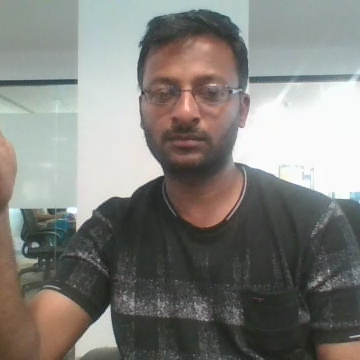
#> input picture train/WIN_20180907_15_38_17_Pro_Left Swipe_new_Left Swipe_new/WIN_20180907_15_38_17_Pro_00045.png, 360 x 360 px, found by its file name; its folder holds only this picture in this run
$ jupyter execute --allow-errors Final_Ges_rec.ipynb   (older library calls are emulated)
#> lines starting #> are read from the running program, lines starting #| are printed output that depends on the picture; after the words box and inside, x2 and y2 are one past the last pixel; in counts of white or black regions, pixels touching at a corner belong together; pictures that were not available may be replaced by others from this repository, and a replacement may not be noted
[cell 1]
import warnings
warnings.filterwarnings('ignore')
import numpy as np
import os
from scipy.misc import imread, imresize
import datetime
import os
from abc import ABC, abstractmethod
import matplotlib.pyplot as plt
import imageio
import cv2
from skimage import transform as trans
import glob
from abc import ABC, abstractmethod


import random as rn
from keras import backend as K
import tensorflow as tf

from keras.models import Sequential, Model, load_model
from keras.layers import Dense, GRU, Flatten, TimeDistributed, Flatten, BatchNormalization, Activation, Dropout, activations, LSTM
from keras.layers.convolutional import Conv3D, MaxPooling3D, Conv2D, MaxPooling2D
from keras.callbacks import ModelCheckpoint, ReduceLROnPlateau
from keras.applications import MobileNetV2, Xception, ResNet50
from keras import optimizers


# Seeding the seed value so that the results won't run on every run
np.random.seed(30)
rn.seed(30)
tf.set_random_seed(30)
#> (this line was passed over: tensorflow is not available in this run)

**Important Point**

Folder Structure we current have is
- Project_data
    - |--> train           ( all the training i/p data dataset )
    - |--> val             ( all the validation i/p data dataset
    - |--> train.csv       ( training data set Folder and label )
    - |--> val.csv         ( validation data set Folder and label )
    - |--> ***Ges_Rec.ipynb***
    - |--> ***training_models*** ( containing all the trained models checkpoint )

Highlighted files/folder are the newly created one and rest all are existing one

[cell 2]
# To check some of the image how does it look
# Picked one image which having low brightness
# Some Data Augmentation Techniques
# Some of the images like below basically had issue with the brightness
# And as you can see in the image there are lot of noise in the background

files_in_fold = glob.glob( './train/WIN_20180907_15_56_12_Pro_Thumbs Down_new' + '/*')
#> (the rest of this cell did not finish here and is left out)

#### Conclusion:
- As it can be seen after the morphological transformation and the data augmentation of rotation and scaled. So that more information can be extracted from the image

[cell 3]
# Creating an Abstract class this will hold hold the primary skeleton code that will
# be inherited and implemented by different model class
class modelSkeleton(ABC):

    def set_dataset_directory(self):
        """
        This will set the Dataset Spefic Details
        """
        print("Setting the Dataset Specific Parameter")
        self.train_doc = np.random.permutation(open('train.csv').readlines())
#> (reads train.csv from the repository)
        self.val_doc = np.random.permutation(open('val.csv').readlines())
#> (reads val.csv from the repository)
        self.train_path = 'train'
        self.val_path = 'val'
        self.num_train_sequences = len(self.train_doc)
        print('# training sequences =', self.num_train_sequences)
        self.num_val_sequences = len(self.val_doc)
        print('# validation sequences =', self.num_val_sequences)


    def generator(self, source_path, folder_list, need_augmentation = False):
        """
        This method will generate the set of images that will be fed onto the Model
        """
        batch_size=self.batch_size
        print( 'Source path = ', source_path, '; batch size =', batch_size)
        #create a list of image numbers you want to use for a particular video
        img_idx = sorted(np.random.choice(range(self.total_frame_per_video), self.frame_ip, replace=False))

        while True:
            t = np.random.permutation(folder_list)
            num_batches = len(folder_list)//batch_size # calculate the number of batches
            for batch in range(num_batches): # we iterate over the number of batches
                yield self.processed_batch_data(img_idx, source_path, batch_size, batch, t, need_augmentation)

            #remaining data points which are left after full batches
            remaining_data_point_len = len(folder_list) % batch_size
            if remaining_data_point_len > 0:
                yield self.processed_batch_data(img_idx, source_path, batch_size, batch, t, need_augmentation, remaining_data_point_len)

    def normalized_image(self,img):
        """
        Normalizing the Image Pixel and Using the Percentile Approach so as to deal with Outliers
        """
        return (img - np.percentile(img,5))/(np.percentile(img,95) - np.percentile(img,5))

    def perf_rotation(self, image):
        """
        Here the Images will be rotated by 20 degree and it will be resized and normalized
        """
        # specify x and y coordinates to be used for shifting (mid points)
        shift_x, shift_y = image.shape[0]/2, image.shape[1]/2
#> shift_x = 180; shift_y = 180
        # translation by certain units
        matrix_to_topleft = trans.SimilarityTransform(translation=[-shift_x, -shift_y])
        matrix_to_center = trans.SimilarityTransform(translation=[shift_x, shift_y])

        # rotation ( Rotation by 20 degrees)
        rot_transforms =  trans.AffineTransform(rotation=np.deg2rad(20))
        rot_matrix = matrix_to_topleft + rot_transforms + matrix_to_center
        rot_image = trans.warp(image, rot_matrix)
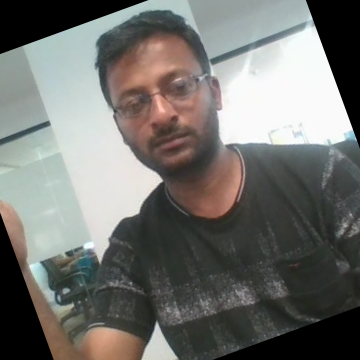
#> rot_image: shape (360, 360, 3) float32; mean R, G, B 114.3, 114.1, 110.4

        # Resizing of the image
        resized_image = imresize(rot_image,(self.height,self.width,self.channel))

        # Perform Normalization
        return self.normalized_image(resized_image[:,:,0]),self.normalized_image(resized_image[:,:,1]), self.normalized_image(resized_image[:,:,2])
#> in normalized_image (call 5), `return (img - np.percentile(img,5))/(np.percentile(img,95) - np.percen..`:
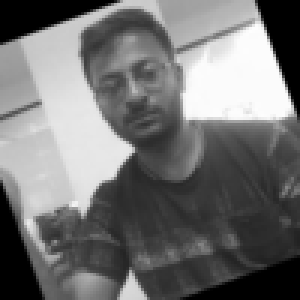
#> returned value: shape (100, 100) float64 (shown 3 times larger); min 0, max 1.01, mean 0.457; drawn with min black and max white

    def per_scaling(self, image):
        """
        Perform Scaling to the image
        """
        # specify x and y coordinates to be used for shifting (mid points)
        shift_x, shift_y = image.shape[0]/2, image.shape[1]/2
#> shift_x = 180; shift_y = 180

        # translation by certain units
        matrix_to_topleft = trans.SimilarityTransform(translation=[-shift_x, -shift_y])
        matrix_to_center = trans.SimilarityTransform(translation=[shift_x, shift_y])

        scale_transforms = trans.AffineTransform(scale=(0.8, 0.8))
        scale_matrix = matrix_to_topleft + scale_transforms + matrix_to_center
        scale_image_zoom_out = trans.warp(image, scale_matrix)
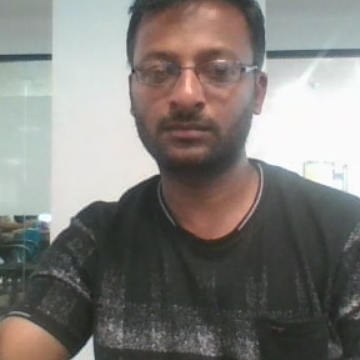
#> scale_image_zoom_out: shape (360, 360, 3) float32; mean R, G, B 129, 126.6, 122.5

        # Resizing of the image
        resized_image = imresize(scale_image_zoom_out,(self.height,self.width,self.channel))
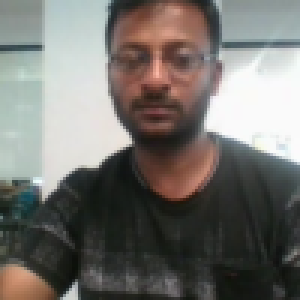
#> resized_image: shape (100, 100, 3) (shown 3 times larger); mean R, G, B 116.8, 114.2, 109.7

        # Perform Normalization
        return self.normalized_image(resized_image[:,:,0]),self.normalized_image(resized_image[:,:,1]), self.normalized_image(resized_image[:,:,2])
#> in normalized_image (call 7), `return (img - np.percentile(img,5))/(np.percentile(img,95) - np.percen..`:
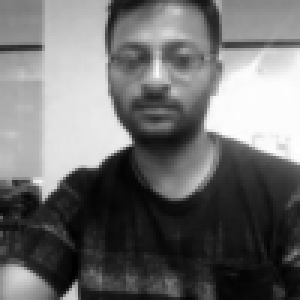
#> returned value: shape (100, 100) float64 (shown 3 times larger); min -0.0489, max 1.02, mean 0.417; drawn with min black and max white
#> in normalized_image (call 8), `return (img - np.percentile(img,5))/(np.percentile(img,95) - np.percen..`:
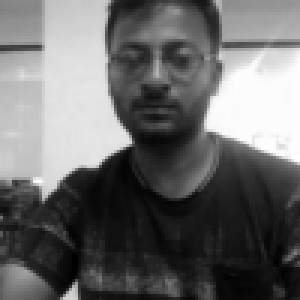
#> returned value: shape (100, 100) float64 (shown 3 times larger); min -0.0493, max 1.01, mean 0.395; drawn with min black and max white

    def morphological_transformation(self, image):
        """
        Then so as to identify the edge morphological transformation is performed
        Erosion is done, so as to shrink bright regions and enlarges dark regions
        Openning is erosion followed by dilation. Opening can remove small bright spots (i.e. “salt”)
        and connect small dark cracks
        """
        image = cv2.cvtColor(image, cv2.COLOR_BGR2GRAY)
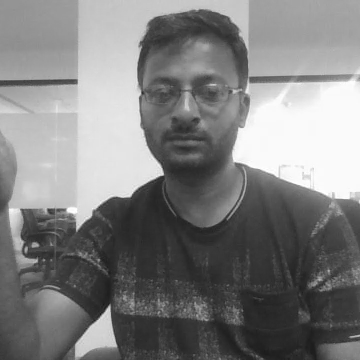
#> image: shape (360, 360) float32; min 25.25, max 255, mean 128.3
        blur = cv2.GaussianBlur(image,(1,1),0.5).astype('uint8')
        th3 = cv2.adaptiveThreshold(blur,255,cv2.ADAPTIVE_THRESH_GAUSSIAN_C,cv2.THRESH_BINARY_INV,11,2)
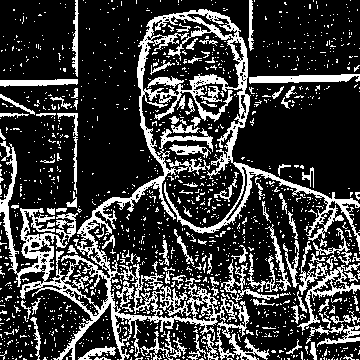
#> th3: shape (360, 360); 23.9% white; 1416 white regions (1307 under 20 px), largest, box (x1, y1, x2, y2) and area: (0, 9, 360, 360) 15568, (297, 263, 360, 331) 749, (249, 74, 360, 84) 737
        mask1 = cv2.erode(th3, cv2.getStructuringElement(cv2.MORPH_RECT,(1,1)), iterations = 3)
        mask1 = cv2.morphologyEx(mask1, cv2.MORPH_OPEN, cv2.getStructuringElement(cv2.MORPH_RECT,(2,2)))
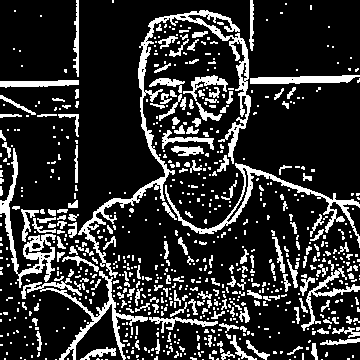
#> mask1: shape (360, 360); 18.8% white; 768 white regions (583 under 20 px), largest, box (x1, y1, x2, y2) and area: (78, 10, 251, 278) 3572, (165, 163, 360, 248) 1646, (21, 271, 148, 360) 1460
        # Changing from 1 color channel to 3 color channel
        mask1 = cv2.cvtColor(mask1, cv2.COLOR_GRAY2BGR)
        # Resizing of the image
        resized_image = imresize(mask1,(self.height,self.width,self.channel))
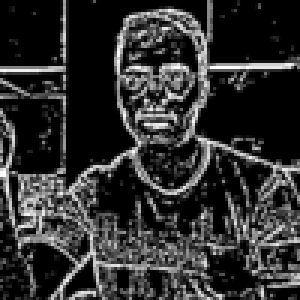
#> resized_image: shape (100, 100, 3) (shown 3 times larger); min 0, max 253, mean 47.8

        # Perform Normalization
        return self.normalized_image(resized_image[:,:,0]),self.normalized_image(resized_image[:,:,1]), self.normalized_image(resized_image[:,:,2])

    def processed_batch_data(self,img_idx,source_path,batch_size, batch, t, need_augmentation, remaining_data_point_len = 0 ):
        """
        This method will get the images per batch and also do the Image Preprocessing
        1. Resizing
        2. Normalization
        3. Morphological Transformation
        4. Data Augmentation
        5. One ot vector of the batch labels
        """

        # Remaining data points which are left after full batches
        # If the Number of Data point is Perfectly Divisble by Batch Size then there won't be any remaining data point
        # If not then there will be some remaining data point in the last batch, so as to make a sequence using those
        # Remaining Data point

        if remaining_data_point_len > 0:
            no_data_in_seq = remaining_data_point_len
        else:
            no_data_in_seq = batch_size

        batch_data = np.zeros((no_data_in_seq, len(img_idx), self.height, self.width, self.channel))
        batch_labels = np.zeros((no_data_in_seq,self.no_of_class))

        # If the data augmentation is required
        if need_augmentation :
            batch_scaled_data = np.zeros((no_data_in_seq, len(img_idx), self.height, self.width, self.channel))
            batch_rotated_data = np.zeros((no_data_in_seq, len(img_idx), self.height, self.width, self.channel))
            batch_morp_data = np.zeros((no_data_in_seq, len(img_idx), self.height, self.width, self.channel))

        # iterate over number of Folders
        for folder in range(no_data_in_seq):
            imgs = os.listdir(source_path+'/'+ t[folder + (batch*batch_size)].split(';')[0])
            for idx,item in enumerate(img_idx): #  Iterate iver the frames/images of a folder to read them in
                image = imread(source_path+'/'+ t[folder + (batch*batch_size)].strip().split(';')[0]+'/'+imgs[item]).astype(np.float32)
                #crop the images and resize them. Note that the images are of 2 different shape
                #and the conv3D will throw error if the inputs in a batch have different shapes
                resized_image = imresize(image,(self.height,self.width,self.channel))

                batch_data[folder,idx,:,:,0] = self.normalized_image(resized_image[:,:,0]) #normalise and feed in the image
                batch_data[folder,idx,:,:,1] = self.normalized_image(resized_image[:,:,1]) #normalise and feed in the image
                batch_data[folder,idx,:,:,2] = self.normalized_image(resized_image[:,:,2]) #normalise and feed in the image

                if need_augmentation :
                    batch_rotated_data[folder,idx,:,:,0],batch_rotated_data[folder,idx,:,:,1],batch_rotated_data[folder,idx,:,:,2] = self.perf_rotation(image)
                    batch_scaled_data[folder,idx,:,:,0],batch_scaled_data[folder,idx,:,:,1],batch_scaled_data[folder,idx,:,:,2] = self.per_scaling(image)
                    batch_morp_data[folder,idx,:,:,0],batch_morp_data[folder,idx,:,:,1],batch_morp_data[folder,idx,:,:,2] = self.morphological_transformation(image)

            # Creating the one hot vector for the Labels
            batch_labels[folder, int(t[folder + (batch*batch_size)].strip().split(';')[2])] = 1

        if need_augmentation :
            batch_data=  np.concatenate([batch_data,batch_scaled_data, batch_rotated_data, batch_morp_data])
            batch_labels=np.concatenate([batch_labels,batch_labels, batch_labels, batch_labels])

        return(batch_data, batch_labels)

    def setting_conf(self, height, width, channel = 3, no_of_class = 5, total_frame_per_video = 15,
                           frame_ip = 15, batch_size = 50, num_of_epochs = 2):
        """
        Setting The Image Specific Property
        Setting the model Specific Hyperparameter
        These are main set of parameters whose final value will be decided based on Trial and Error
        """
        self.height = height
        self.width = width
        self.channel = channel
        self.no_of_class = no_of_class
        self.total_frame_per_video = total_frame_per_video
        self.frame_ip = frame_ip
        self.batch_size = batch_size
        self.num_of_epochs = num_of_epochs

    # [55 lines left out: functions model_train, plot_model_perf, not called in this run]

    # In this method the actual code of different model will be available
    @abstractmethod
    def model_define(self):
        pass

[cell 4]
class ModelConv(modelSkeleton):
    def model_define(self):
        """
        """
        model = Sequential()
        model.add(Conv3D(16, (3, 3, 3), padding='same',
                 input_shape=(self.frame_ip,self.height,self.width,self.channel)))
        model.add(MaxPooling3D(pool_size=(2, 2, 2)))

        model.add(Flatten())
        model.add(Dense(16,activation='relu'))
        model.add(Dense(self.no_of_class,activation='softmax'))
        model.compile(optimizer=optimizers.Adam(), loss='categorical_crossentropy', metrics=['categorical_accuracy'])
        return model

[cell 5]
# Check the data set dimensions when Augmentation is used
conv3d = ModelConv()
conv3d.set_dataset_directory()
conv3d.setting_conf(100,100)
g=conv3d.generator(conv3d.val_path,conv3d.val_doc, need_augmentation=True)
#> (the rest of this cell did not finish here and is left out)

[cell 6]
# To check the dimension of the Batch when augmentation is not being used
conv3d = ModelConv()
conv3d.set_dataset_directory()
conv3d.setting_conf(100,100)
g=conv3d.generator(conv3d.val_path,conv3d.val_doc)
#> (the rest of this cell did not finish here and is left out)

print("Batch Data Shape {}".format(batch_data.shape))
print("Batch Labels Shape {}".format(batch_labels.shape))

#### Conclusion

*With Data Augmentation the dimensions are*
- Batch Data Shape (200, 15, 100, 100, 3)
- Batch Labels Shape (200, 5)

*Without Data Augmentation the dimensions are*
- Batch Data Shape (50, 15, 100, 100, 3)
- Batch Labels Shape (50, 5)

*Why the dimensions are different because on the main image we are doing three augmentation techniques*
- Rotation
- Scaling
- Morphological Transformation

#> (a cell that did not finish here is left out)

#### Checking generator function's sample output

[cell 8]
fig, ax = plt.subplots(1, 2, figsize = (15,15))
#> (the rest of this cell did not finish here and is left out)

#> (a cell that did not finish here is left out)

[cell 10]
if os.path.isfile('movie.gif'):
   os.remove('movie.gif')
else:
   print("File doesn't exists!")
images = []
#> (the rest of this cell did not finish here and is left out)

### Ablation
Checking whether the model training is working with and without augmentation

[cell 11]
conv3d = ModelConv()
conv3d.set_dataset_directory()
conv3d.setting_conf(100,100)
#> (the rest of this cell did not finish here and is left out)

#> (a cell that did not finish here is left out)

#> (a cell that did not finish here is left out)

#### Running same ablation experiment with higher resolution

[cell 14]
conv3d = ModelConv()
conv3d.set_dataset_directory()
conv3d.setting_conf(150,150)
